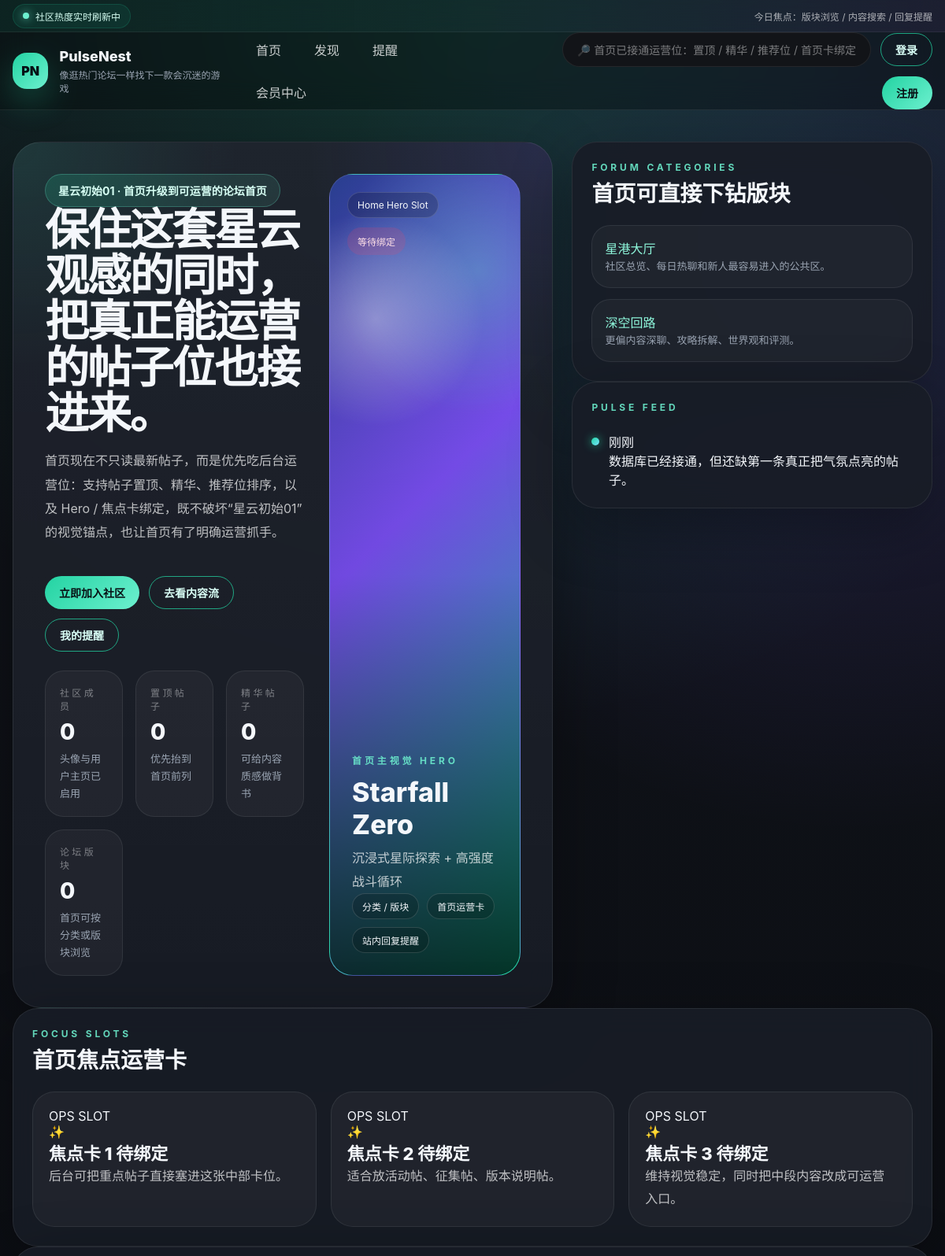
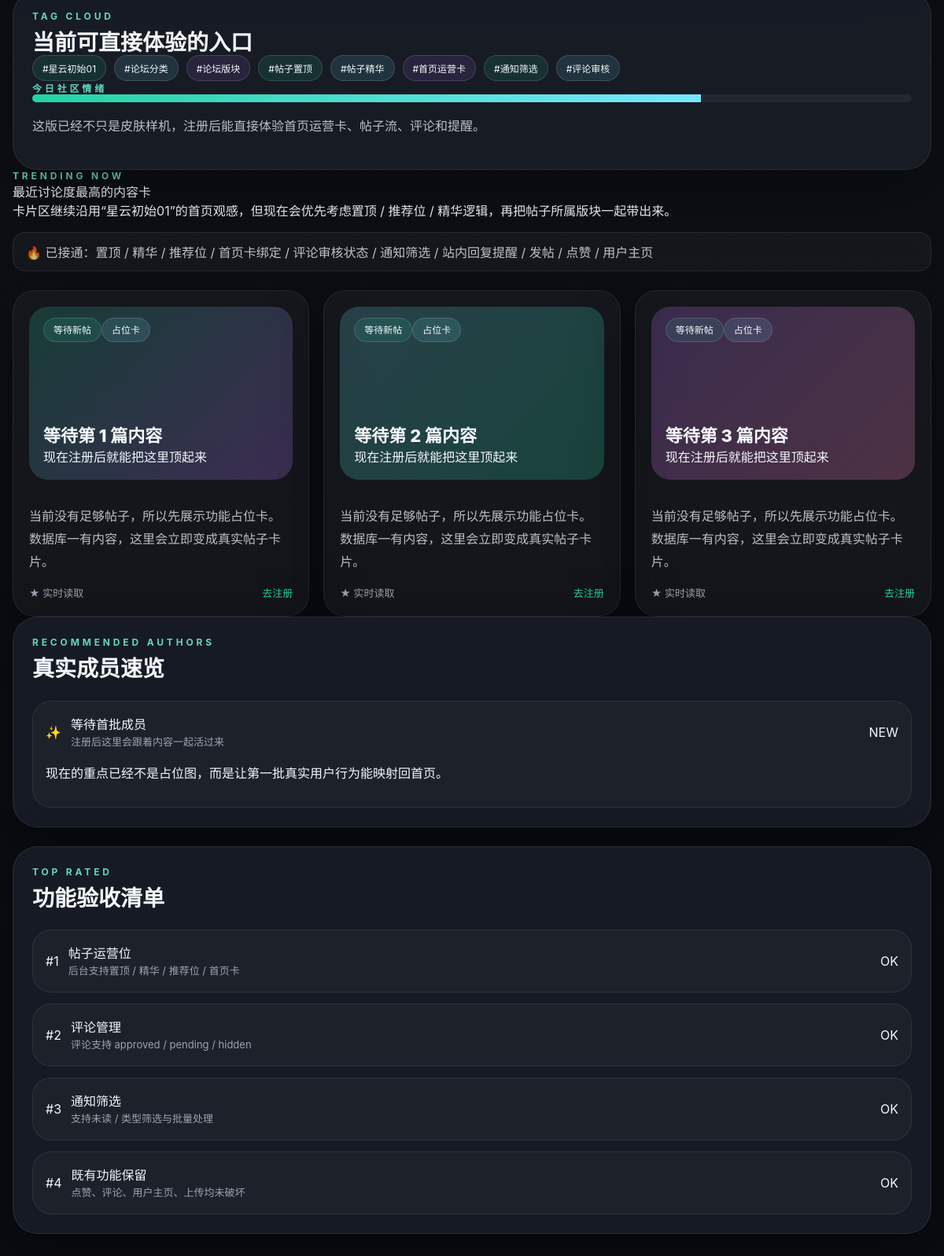
The page / on the database its author committed (2 pictures, top to bottom).
### tables this page shows
CREATE TABLE IF NOT EXISTS forum_categories (
  id INT UNSIGNED NOT NULL AUTO_INCREMENT,
  name VARCHAR(80) NOT NULL,
  slug VARCHAR(80) NOT NULL,
  description VARCHAR(255) DEFAULT NULL,
  sort_order INT NOT NULL DEFAULT 0,
  created_at TIMESTAMP NULL DEFAULT CURRENT_TIMESTAMP,
  PRIMARY KEY (id),
  UNIQUE KEY uniq_forum_categories_slug (slug),
  KEY idx_forum_categories_sort (sort_order, id)
);

### index.php (the view, shortened to what the rows shown need)
<?php
require __DIR__ . '/layout.php';
$forum = fetch_forum_structure();
    ?>
  <main class="shell home-page">
    <section class="hero-grid">
      <div class="glass hero-panel">
        <div class="hero-inner">
          <div class="hero-copy">
            <div>
              <h1>保住这套星云观感的同时，把真正能运营的帖子位也接进来。</h1>
            </div>
          </div>
        </div>
      </div>
      <div class="right-stack">
        <section class="glass section-card">
          <div class="category-stack">
            <?php foreach ($forum as $category): ?>
              <div class="category-card">
                <div class="author-row">
                  <div class="author-main">
                    <div class="author-name"><a class="inline-link" href="/posts.php?category=<?= e($category['slug']) ?>"><?= e($category['name']) ?></a></div>
                    <div class="meta"><?= e($category['description']) ?></div>
                  </div>
                </div>
              </div>
            <?php endforeach; ?>
          </div>
        </section>
      </div>
    </section>
  </main>

### rows shown on the page
forum_categories: name "星港大厅", description "社区总览、每日热聊和新人最容易进入的公共区。"
forum_categories: name "深空回路", description "更偏内容深聊、攻略拆解、世界观和评测。"

### other values the page prints
$headerStripText "今日焦点：版块浏览 / 内容搜索 / 回复提醒"
$searchText "🔎 首页已接通运营位：置顶 / 精华 / 推荐位 / 首页卡绑定"
$userCount "0"
$stickyCount "0"
$featuredCount "0"
$boardCount "0"
$homeSlotDefs['hero']['label'] "首页主视觉 HERO"
$heroPost['title'] "Starfall Zero"
$heroPost ? excerpt($heroPost['content'], 56) : '沉浸式星际探索 + 高强度战斗循环' "沉浸式星际探索 + 高强度战斗循环"
$post['title'] "焦点卡 1 待绑定 焦点卡 2 待绑定 焦点卡 3 待绑定"
$post ? excerpt($post['content'], 72) : $fallbackText "后台可把重点帖子直接塞进这张中部卡位。 适合放活动帖、征集帖、版本说明帖。 维持视觉稳定，同时把中段内容改成可运营入口。"
